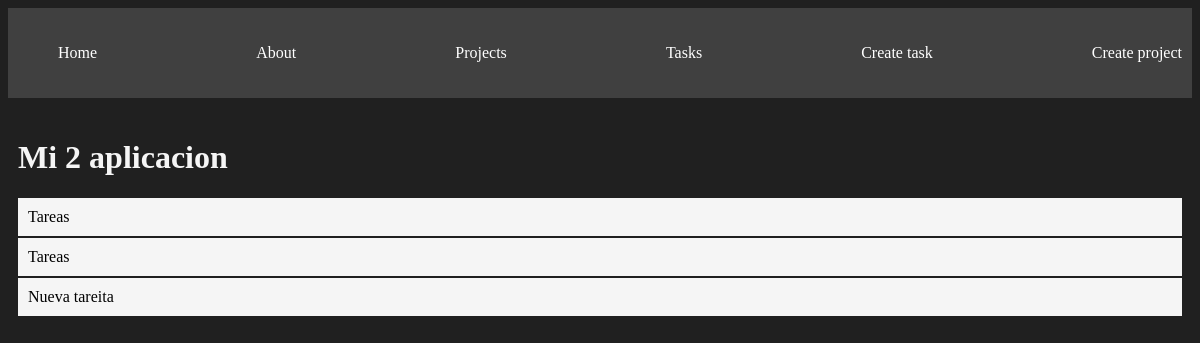
The app's page /projects/2, older data.
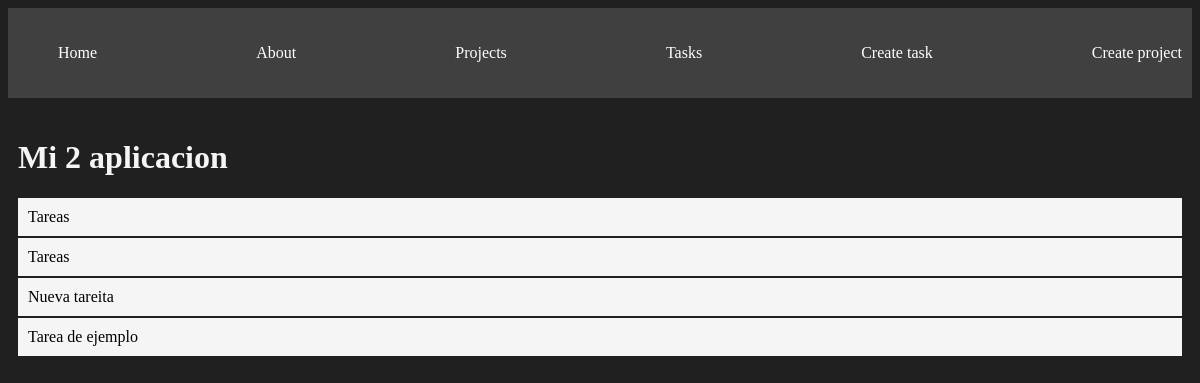
The same page, newer data.
### myapp/models.py (models this page shows, shortened)
class Task(models.Model):
    title = models.CharField(max_length=100)
    description = models.TextField()
    project = models.ForeignKey(Project, on_delete=models.CASCADE)
    done = models.BooleanField(default=False)

### myapp/views.py (the view)
# urls.py: path('projects/<int:id>', views.project_detail, name='project_detail'),
def project_detail(request, id):
    project = get_object_or_404(Project, id=id)
    tasks = Task.objects.filter(project_id=id)
    return render(request, "projects/detail.html", {
        'project': project,
        'tasks': tasks
    })

### myapp/models.py (called while the page is built)
    def __str__(self) -> str:
        return self.name

### myapp/templates/projects/detail.html
{% extends 'layouts/base.html' %}
{% block content %}
<h1>{{ project }}</h1>
{% for task in tasks %}
<div class="card">
    {{task.title}}
</div>
{% endfor %}
{% endblock %}

Row changes from the older to the newer data that the page shows:
added Task: title "Tarea de ejemplo"
